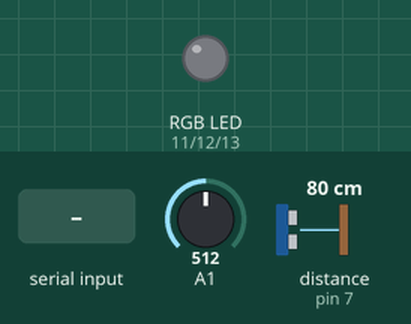
This sketch was run on a simulated Arduino Uno, built with avr-gcc and run on an emulated ATmega328P. Parts: an RGB LED mixed from three pins (HIGH = lit). Wiring (inferred from the names in the program): ultrasonic range finder: trigger pin 6; echo pin 7. Inputs (shaded band) come from the test bench; at power-on: A1 = 512, distance to the obstacle (sensor on pin 7) 80 cm. The echo pulse lasts 58.3 µs per cm; pins used as bus, display or sensor lines are not drawn; what the sketch prints to the serial monitor is not drawn.

Above: at 1.2 s.
1.3 s: "W" received over Serial
At 2.5 s:
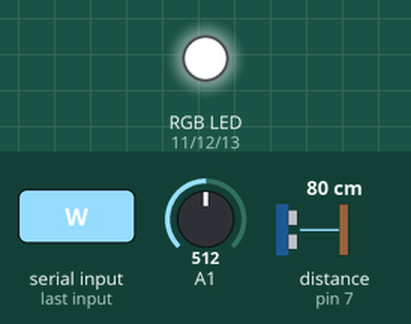
2.8 s: "R" received over Serial
At 3.9 s:
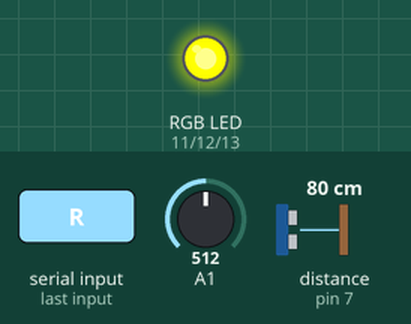
4.3 s: "C" received over Serial
At 5.0 s:
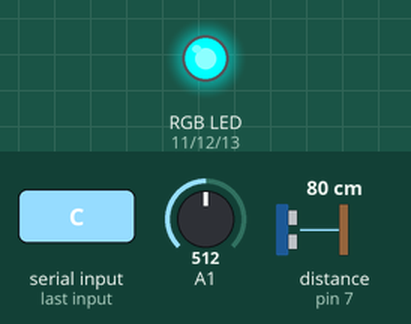
5.8 s: "M" received over Serial
At 7.0 s:
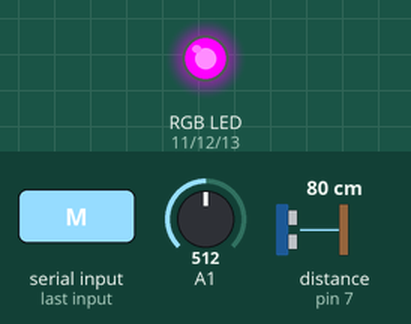
7.3 s: "B" received over Serial
At 8.3 s:
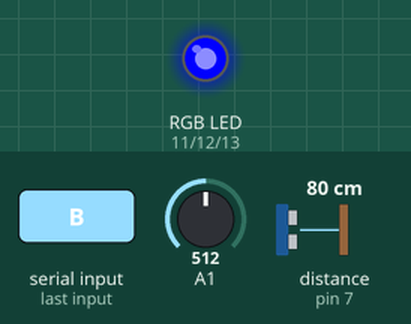
8.8 s: A1 set to 11
10.3 s: A1 set to 8
Timing chart, 0 to 13.3 s (numbered marks = the images above; inputs shaded):
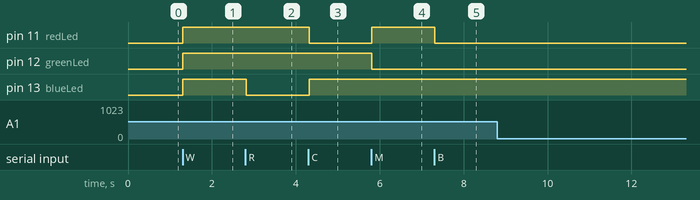

Measured:
- after the input at 1.3 s, pin 11 (redLed), pin 12 (greenLed), pin 13 (blueLed): LOW → HIGH at once
- after the input at 2.8 s, pin 13 (blueLed): HIGH → LOW at once
- after the input at 4.3 s, pin 11 (redLed): HIGH → LOW at once; pin 13 (blueLed): LOW → HIGH at once
- after the input at 5.8 s, pin 11 (redLed): LOW → HIGH at once; pin 12 (greenLed): HIGH → LOW at once
- after the input at 7.3 s, pin 11 (redLed): HIGH → LOW at once
- after the input at 8.8 s, every drawn part: stays the same
- after the input at 10.3 s, every drawn part: stays the same

The sketch:

november_24_code.ino
```cpp
// defines variables
#define echoPin 7
#define trigPin 6

// duraration of sound wave travel adn distance measurement
long duration;
int distance;
// corresponds to reading from Processing
int response = 0;
int redLed = 11;
int greenLed = 12;
int blueLed = 13;

void setup() {
  pinMode(trigPin, OUTPUT);
  pinMode(echoPin, INPUT);
  pinMode(redLed, OUTPUT);
  pinMode(greenLed, OUTPUT);
  pinMode(blueLed, OUTPUT);
  Serial.begin(9600);
}
void loop() {
  response = Serial.read();
  // Clears the trigPin condition
  digitalWrite(trigPin, LOW);
  delayMicroseconds(2);
  // activates the trigPin for 10 microseconds
  digitalWrite(trigPin, HIGH);
  delayMicroseconds(10);
  digitalWrite(trigPin, LOW);
  // Reads the echoPin, returns the sound wave travel time in microseconds
  duration = pulseIn(echoPin, HIGH);
  distance = duration * 0.034 / 2; // Speed of sound wave divided by 2 (go and back)
  // reads from potentiometer
  int secondSensor = analogRead(A1);
  Serial.print(distance);
  Serial.print(",");
  Serial.println(secondSensor);

  // changes the RGB diode color depending on the reading from Processing
  if (response == 'W') {
    RGB_color(255, 255, 255); // White
  }
  if (response == 'R') {
    RGB_color(255, 255, 125); // Raspberry
  }
  if (response == 'C') {
    RGB_color(0, 255, 255); // Cyan
  }
  if (response == 'M') {
    RGB_color(255, 0, 255); // Magenta
  }
  if (response == 'B') {
    RGB_color(0, 0, 255); // Blue
  }
}

void RGB_color(int redValue, int greenValue, int blueValue) {
  // pairs the specified value with the specified output
  analogWrite(redLed, redValue);
  analogWrite(greenLed, greenValue);
  analogWrite(blueLed, blueValue);
}
```
